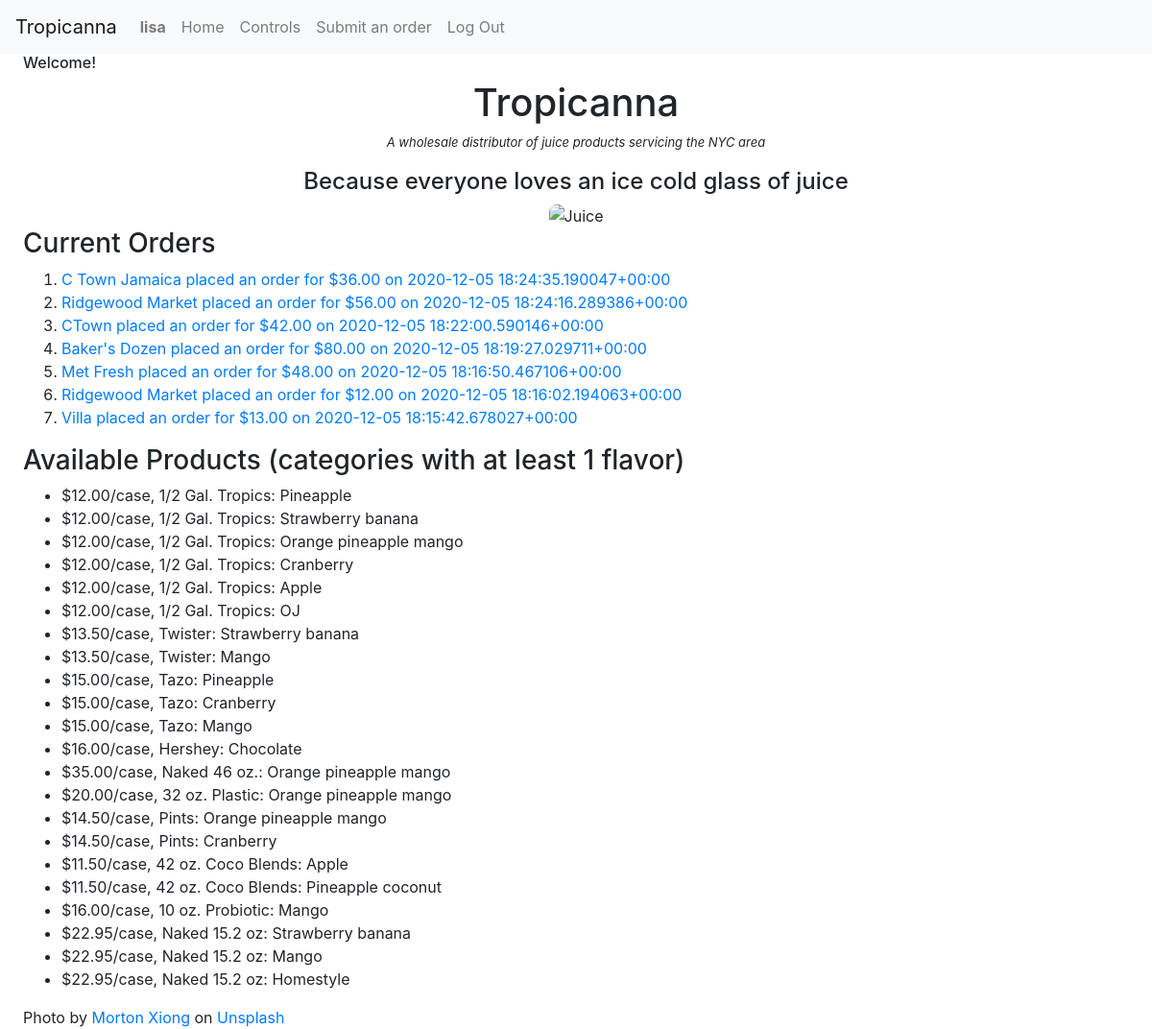
Before: / (signed in) with the older database file.
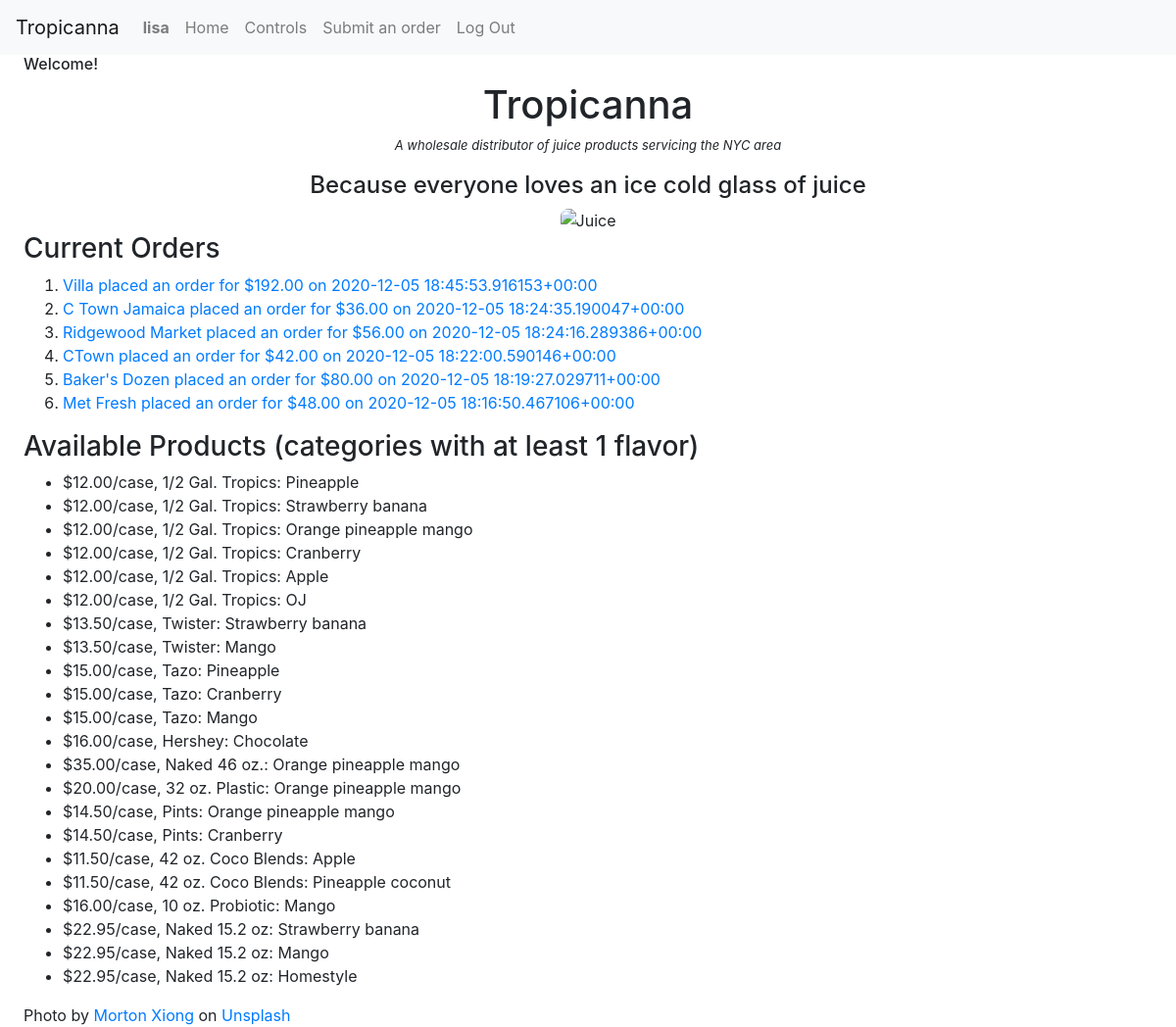
After: the same page with the newer database file.
### tropicanna/models.py (models this page shows, shortened)
class Order(models.Model):
    customer = models.ForeignKey(
        "Customer", on_delete=models.CASCADE, related_name="orders")
    delivered = models.BooleanField(default=False)
    order_date = models.DateTimeField(auto_now_add=True)
    order_total = models.DecimalField(max_digits=8, decimal_places=2)
    def __str__(self):
        return f"{self.customer} placed an order for ${self.order_total} on {self.order_date}"

class Customer(models.Model):
    name = models.CharField(max_length=100)
    phone = models.IntegerField()
    def __str__(self):
        return f"{self.name}"

class Flavor(models.Model):
    name = models.CharField(max_length=100)

class Category(models.Model):
    name = models.CharField(max_length=100)
    price = models.DecimalField(max_digits=8, decimal_places=2)
    flavors = models.ManyToManyField(
        Flavor, blank=True, related_name="categories")

### tropicanna/views.py (the view)
# urls.py: path("", views.index, name="index"),
def index(request):
    return render(request, "tropicanna/index.html", {
        "orders": Order.objects.filter(delivered=False).order_by("-order_date").all(),
        "all_categories": Category.objects.all()
    })

### tropicanna/templates/tropicanna/index.html
{% extends "tropicanna/layout.html" %}
{% load static %}
{% block body %}
{% if user.is_authenticated %}
<h6>Welcome!</h6>
{% endif %}
<div>
	<div id="home">
		<h1>Tropicanna</h1>
		<p id="company-description">A wholesale distributor of juice products servicing the NYC area</p>
		<h4>
			Because everyone loves an ice cold glass of juice
		</h4>
		<img src="../static/images/morton-xiong-EqcJNWkxyko-unsplash.jpg" alt="Juice">
	</div>
	{% if user.is_authenticated%}
	<div>
		<h3>Current Orders</h3>
		<ol>
			{% for order in orders %}
			<li>
				<a href="{% url 'view_order' order.id %}">{{order}}</a>
			</li>
			{% endfor %}
		</ol>
	</div>
	{% endif %}
	<div>
		<h3>Available Products (categories with at least 1 flavor)</h3>
		<ul>
			{% for category in all_categories %}
			{% for flavor in category.flavors.all %}
			<li> ${{category.price}}/case, {{category.name}}:
				{{flavor.name}}</li>
			{% endfor %}
			{% endfor %}
		</ul>
	</div>
	<div>
		<span>Photo by
			<a
				href="https://unsplash.com/@good_bear?utm_source=unsplash&amp;utm_medium=referral&amp;utm_content=creditCopyText">Morton
				Xiong
			</a> on
			<a
				href="https://unsplash.com/s/photos/orange-juice?utm_source=unsplash&amp;utm_medium=referral&amp;utm_content=creditCopyText">
				Unsplash
			</a>
		</span>
	</div>
</div>
{% endblock %}

Changed rows visible on the page:
no longer on this page (row edited): Order: customer+order_total+order_date "Ridgewood Market placed an order for $12.00 on 2020-12-05 18:16:02.194063+00:00"
no longer on this page (row edited): Order: customer+order_total+order_date "Villa placed an order for $13.00 on 2020-12-05 18:15:42.678027+00:00"
added Order: customer+order_total+order_date "Villa placed an order for $192.00 on 2020-12-05 18:45:53.916153+00:00"
